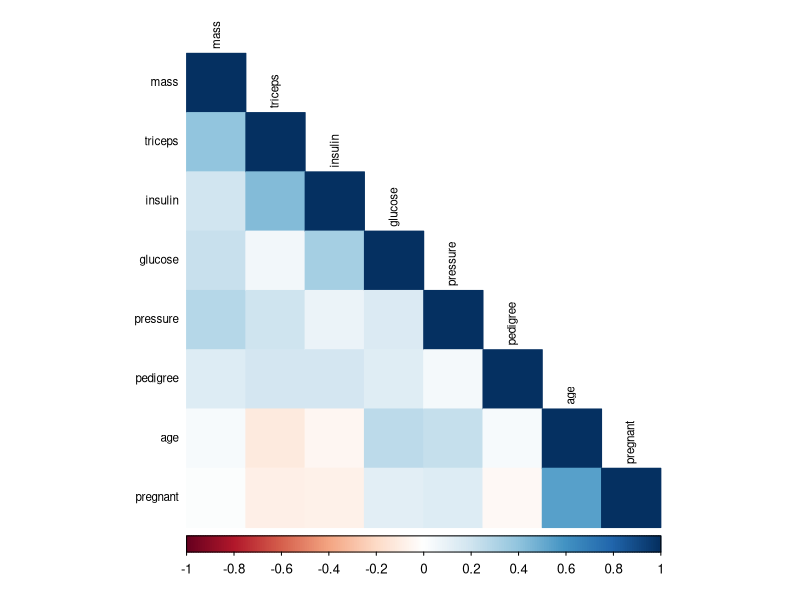

The R script that drew this image: (Note: this script raises an error after producing the figure.)

################################ Feature Selection ################################

# Feature selection algorithms: wrappers, filters and embedded methods

# Select Features
# 
# Feature selection is a process where you automatically select those features in your data that contribute 
# most to the prediction variable or output in which you are interested.
#
# Having too many irrelevant features in your data can decrease the accuracy of the models. 
# Three benefits of performing feature selection before modeling your data are:

# Reduces Overfitting: Less redundant data means less opportunity to make decisions based on noise.
# Improves Accuracy: Less misleading data means modeling accuracy improves.
# Reduces Training Time: Less data means that algorithms train faster.


##################################################################################

#Feature Selection with the Caret R Package

# ensure the results are repeatable
set.seed(7)

# load the library
library(mlbench)
library(caret)
library(corrplot)
library(dplyr)

# load the data
data(PimaIndiansDiabetes)

### Summary of data
glimpse(PimaIndiansDiabetes)

##################################################################################

# Remove variables having high missing percentage (50%)
PimaIndiansDiabetes <- PimaIndiansDiabetes[, colMeans(is.na(PimaIndiansDiabetes)) <= .5]
dim(PimaIndiansDiabetes)

##################################################################################

#Pre- processing 

### #Remove Zero and Near Zero-Variance Predictors
### #Remove highly Correlated Predictors

#################################################

#Remove Zero and Near Zero-Variance Predictors
nzv <- nearZeroVar(PimaIndiansDiabetes)
nzvcol <- colnames(PimaIndiansDiabetes)[nzv]

if (length(nzvcol)) {
  # Remove highly correlated variables and create a new dataset
  PimaIndiansDiabetes <- PimaIndiansDiabetes[, -which(colnames(PimaIndiansDiabetes) %in% nzvcol)]
}
dim(PimaIndiansDiabetes)

rm(nzv, nzvcol)

#################################################

#Remove highly Correlated Predictors

# Identifying numeric variables
numericData <- PimaIndiansDiabetes[sapply(PimaIndiansDiabetes, is.numeric)]

# Calculate correlation matrix
descrCor <- cor(numericData)

# Print correlation matrix and look at max correlation
print(descrCor)
summary(descrCor[upper.tri(descrCor)])

# Check Correlation Plot
corrplot(descrCor, order = "FPC", method = "color", type = "lower", tl.cex = 0.7, tl.col = rgb(0, 0, 0))

# find attributes that are highly corrected
highlyCorrelated <- findCorrelation(descrCor, cutoff=0.75)

# print indexes of highly correlated attributes
print(highlyCorrelated)

# Indentifying Variable Names of Highly Correlated Variables
highlyCorCol <- colnames(numericData)[highlyCorrelated]

# Print highly correlated attributes
highlyCorCol

# Remove highly correlated variables and create a new dataset
if (length(highlyCorCol)) {
  # Remove highly correlated variables and create a new dataset
  PimaIndiansDiabetes <- PimaIndiansDiabetes[, -which(colnames(PimaIndiansDiabetes) %in% highlyCorCol)]
}
dim(PimaIndiansDiabetes)

rm(descrCor, numericData, highlyCorCol, highlyCorrelated)

##################################################################################

############################## Filter Method   ################################
### #Univariate filters

# Selection by filter -- SBF
## Basic Syntax

# sbf(predictors, outcome, sbfControl = sbfControl(), ...)
# ## or
# sbf(formula, data, sbfControl = sbfControl(), ...)

data(mdrr)

## sbfcontrol
#  Functions included in the package: caretSBF, lmSBF, rfSBF, treebagSBF, ldaSBF and nbSBF.
filterCtrl <- sbfControl(functions = nbSBF,
                         method = "repeatedcv", repeats = 5)

mdrrDescr <- mdrrDescr[,-nearZeroVar(mdrrDescr)]
mdrrDescr <- mdrrDescr[, -findCorrelation(cor(mdrrDescr), .8)]

set.seed(1)
filteredNB <- sbf(mdrrDescr, mdrrClass,
                  sbfControl = filterCtrl)

confusionMatrix(filteredNB)
filteredNB

filteredNB$variables

filteredNB <- filteredNB$fit
filteredNB$varnames

## End(Not run)

##################################################################################
##################################################################################

#### Models with Built-In Feature Selection

#These models are thought to have built-in feature selection: 
# ada, bagEarth, bagFDA, bstLs, bstSm, C5.0, C5.0Cost, C5.0Rules, C5.0Tree, cforest, 
# ctree, ctree2, cubist, earth, enet, evtree, extraTrees, fda, gamboost, gbm, gcvEarth, 
# glmnet, glmStepAIC, J48, JRip, lars, lars2, lasso, LMT, LogitBoost, M5, M5Rules, nodeHarvest, 
# oblique.tree, OneR, ORFlog, ORFpls, ORFridge, ORFsvm, pam, parRF, PART, penalized, PenalizedLDA, 
# qrf, relaxo, rf, rFerns, rpart, rpart2, rpartCost, RRF, RRFglobal, smda, sparseLDA.

## Rank Features By Importance

# ensure results are repeatable
set.seed(7)

# load the library
# library(mlbench)
# library(caret)

# prepare training scheme
control <- trainControl(method="repeatedcv", number=10, repeats=3)

# train the model
#http://topepo.github.io/caret/modelList.html
model <- train(diabetes~., data=PimaIndiansDiabetes, method="rf", preProcess="scale", trControl=control)

# estimate variable importance
importance <- varImp(model, scale=FALSE)

# summarize importance
print(importance)

# plot importance
plot(importance)

##################################################################################

############################## Wrapper Methods   ################################

# Backwards selection (a.k.a. recursive feature elimination).
# Genetic algorithms, and 
# Simulated annealing.

#################################################

## Feature Selection using Recursive Feature Elimination or RFE

# ensure the results are repeatable
set.seed(7)

# load the library
# library(mlbench)
# library(caret)

# load the data
# data(PimaIndiansDiabetes)

# There are a number of pre-defined sets of functions for several models, including: 
# linear regression (in the object lmFuncs), 
# random forests (rfFuncs), 
# naive Bayes (nbFuncs), 
# bagged trees (treebagFuncs) 
# and functions that can be used with caret's train function (caretFuncs).

# define the control using a random forest selection function
control <- rfeControl(functions=rfFuncs, method="repeatedcv", number=10)

# run the RFE algorithm
results <- rfe(PimaIndiansDiabetes[,1:8], PimaIndiansDiabetes[,9], sizes=c(1:8), rfeControl=control)

# summarize the results
print(results)

# list the chosen features
predictors(results)

# plot the results
plot(results, type=c("g", "o"))

#################################################

#Genetic Algorithms

################################################

##################################################################################
